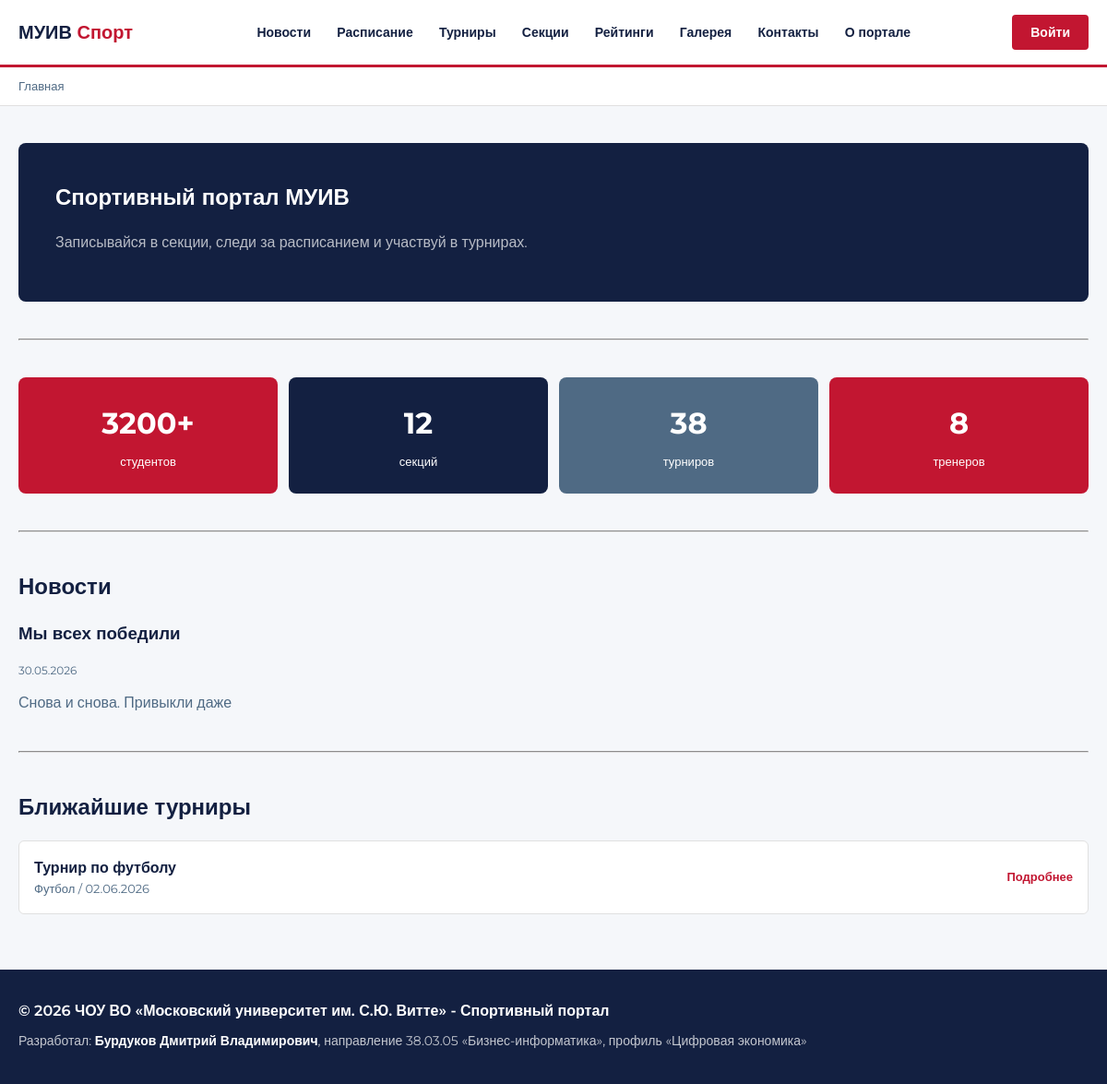
The page / on the database its author committed.
### main/models.py (models this page shows, shortened)
class News(models.Model):
    title   = models.CharField(max_length=200, verbose_name='Заголовок')
    content = models.TextField(verbose_name='Текст')
    created = models.DateTimeField(auto_now_add=True, verbose_name='Дата публикации')
    class Meta:
        verbose_name        = 'Новость'
        verbose_name_plural = 'Новости'
        ordering            = ['-created']

class Tournament(models.Model):
    STATUSES = [
        ('upcoming', 'Анонсирован'),
        ('open', 'Идёт регистрация'),
        ('running', 'Проходит'),
        ('finished', 'Завершён'),
        ('cancelled', 'Отменен'),
    ]
    title            = models.CharField(max_length=200, verbose_name='Название')
    sport            = models.ForeignKey(Sport, on_delete=models.CASCADE, verbose_name='Вид спорта')
    description      = models.TextField(blank=True, verbose_name='Описание')
    date_start       = models.DateField(verbose_name='Дата начала')
    date_end         = models.DateField(null=True, blank=True, verbose_name='Дата окончания')
    location         = models.CharField(max_length=200, blank=True, verbose_name='Место проведения')
    status           = models.CharField(max_length=20, choices=STATUSES, default='upcoming', verbose_name='Статус')
    max_participants = models.PositiveIntegerField(default=32, verbose_name='Макс. участников')
    created          = models.DateTimeField(auto_now_add=True, verbose_name='Дата создания')
    class Meta:
        verbose_name        = 'Турнир'
        verbose_name_plural = 'Турниры'
        ordering            = ['-date_start']

class Sport(models.Model):
    name        = models.CharField(max_length=100, verbose_name='Название')
    description = models.TextField(verbose_name='Описание')
    class Meta:
        verbose_name        = 'Вид спорта'
        verbose_name_plural = 'Виды спорта'
    def __str__(self):
        return self.name

### main/views.py (the view)
# urls.py: path('', views.index, name='index'),
def index(request):
    sports = Sport.objects.all()
    news   = News.objects.all()
    tournaments = Tournament.objects.filter(status__in=['upcoming', 'open'])[:3]
    return render(request, 'index.html', {
        'sports': sports,
        'news':   news,
        'tournaments': tournaments,
    })

### templates/index.html (shortened to what this page needs)
{% extends 'base.html' %}
{% block content %}
<div class="container">
  <section style="padding: 40px 0;">
    <div style="background: var(--dark); border-radius: 8px; padding: 40px; color: white;">
      <h1 style="color: white;">Спортивный портал МУИВ</h1>
      <p style="color: rgba(255,255,255,.7);">Записывайся в секции, следи за расписанием и участвуй в турнирах.</p>
    </div>
  </section>
  <hr style="border-color: var(--border); margin-bottom: 40px;">
  <section style="margin-bottom: 40px;">
    <div style="display: grid; grid-template-columns: repeat(4, 1fr); gap: 12px;">
      <div style="background: var(--red); border-radius: 8px; padding: 24px; color: white; text-align: center;">
        <div style="font-size: 32px; font-weight: 700;">3200+</div>
        <div style="font-size: 13px; margin-top: 6px;">студентов</div>
      </div>
      <div style="background: var(--dark); border-radius: 8px; padding: 24px; color: white; text-align: center;">
        <div style="font-size: 32px; font-weight: 700;">12</div>
        <div style="font-size: 13px; margin-top: 6px;">секций</div>
      </div>
      <div style="background: var(--muted); border-radius: 8px; padding: 24px; color: white; text-align: center;">
        <div style="font-size: 32px; font-weight: 700;">38</div>
        <div style="font-size: 13px; margin-top: 6px;">турниров</div>
      </div>
      <div style="background: var(--red); border-radius: 8px; padding: 24px; color: white; text-align: center;">
        <div style="font-size: 32px; font-weight: 700;">8</div>
        <div style="font-size: 13px; margin-top: 6px;">тренеров</div>
      </div>
    </div>
  </section>
  <hr style="border-color: var(--border); margin-bottom: 40px;">
  <section style="margin-bottom: 40px;">
    <h2>Новости</h2>
    {% for item in news %}
      <div class="card" style="margin-bottom: 12px;">
        <h3>{{ item.title }}</h3>
        <p style="font-size: 12px; color: var(--muted);">{{ item.created|date:"d.m.Y" }}</p>
        <p>{{ item.content }}</p>
      </div>
    {% empty %}
      <p>Новости не добавлены</p>
    {% endfor %}
  </section>
  <hr style="border-color: var(--border); margin-bottom: 40px;">
  <section style="margin-bottom: 40px;">
    <h2>Ближайшие турниры</h2>
      <div style="margin-top: 16px;">
      {% for t in tournaments %}
        <div style="background: var(--white); border: 1px solid var(--border); border-radius: 6px; padding: 16px; margin-bottom: 8px; display: flex; justify-content: space-between; align-items: center;">
          <div>
            <div style="font-weight: 600;">{{ t.title }}</div>
            <div style="font-size: 13px; color: var(--muted);">{{ t.sport }} / {{ t.date_start|date:"d.m.Y" }}</div>
          </div>
          <a href="/tournaments/" style="font-size: 13px; font-weight: 600;">Подробнее</a>
        </div>
      {% empty %}
        <p>Турниров пока нет</p>
      {% endfor %}
      </div>
  </section>
</div>
{% endblock %}

### static/css/style.css (style rules this page uses)
:root { --red: #C21631; --dark: #132041; --muted: #4F6A84; --border: #E0E0E0; --bg: #F5F7FA; --white: #FFFFFF; }
* { box-sizing: border-box; margin: 0; padding: 0; }
body { font-family: 'Montserrat', sans-serif; font-size: 16px; color: var(--dark); background: var(--bg); line-height: 1.6; }
.container { max-width: 1200px; margin: 0 auto; padding: 0 20px; }
h1, h2, h3 { font-weight: 700; margin-bottom: 16px; }
p { color: var(--muted); margin-bottom: 12px; }
a { color: var(--red); text-decoration: none; }

### rows shown on the page
News: title "Мы всех победили", created "30.05.2026", content "Снова и снова. Привыкли даже"
Tournament: title "Турнир по футболу", sport "Футбол", date_start "02.06.2026"
